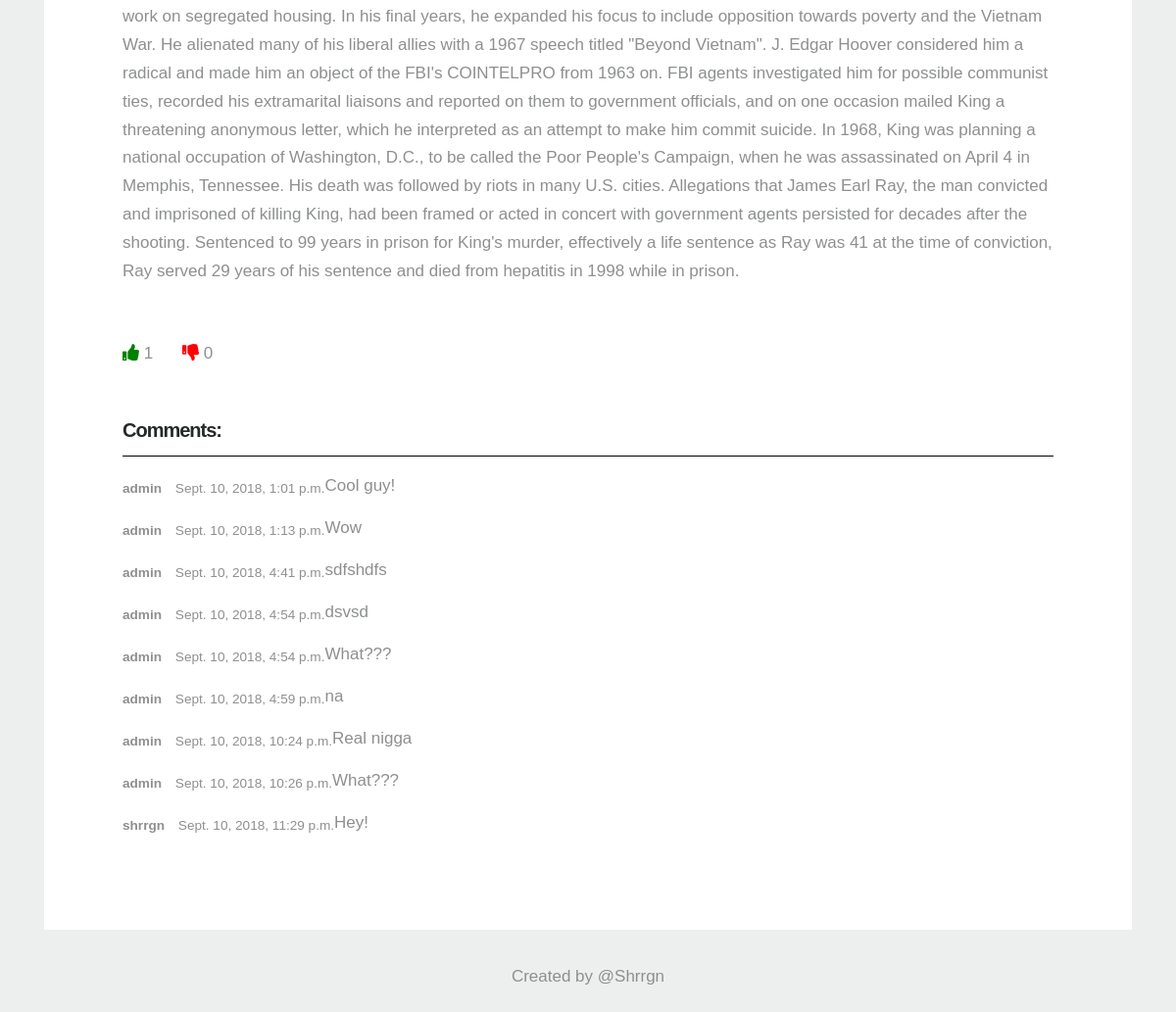
Before: /wow/martin-luther-king-jr/ (lower part) with the older database file.
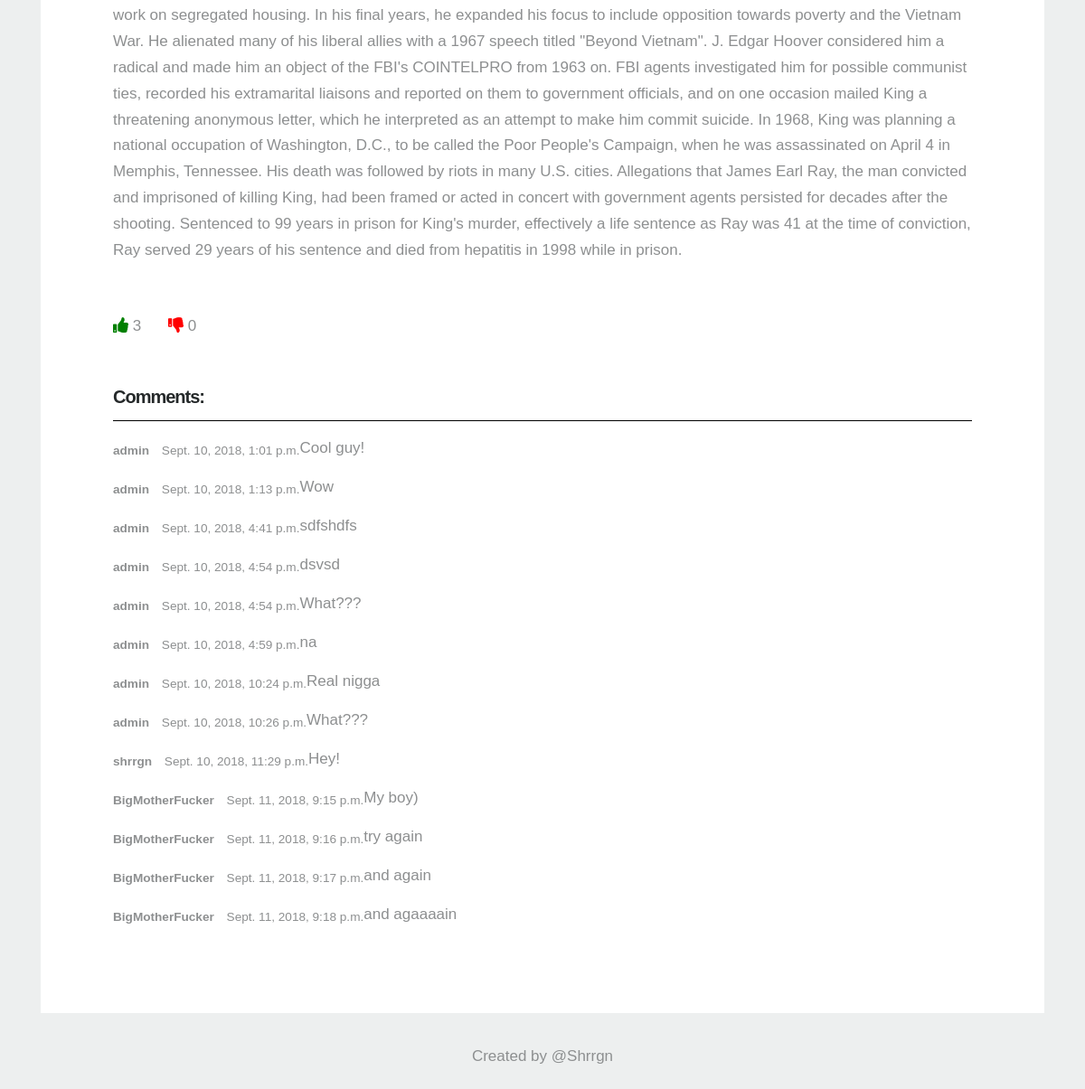
After: the same page with the newer database file.
### mainApp/models.py (models this page shows, shortened)
class Post(models.Model):
	title = models.CharField(max_length = 100)
	date_published = models.DateTimeField(auto_now_add = True)
	slug = models.SlugField()
	text = models.TextField()
	image = models.ImageField(upload_to = generate_filename)
	likes = models.PositiveIntegerField(default = 0)
	dislikes = models.PositiveIntegerField(default = 0)
	user = models.ForeignKey('auth.User', on_delete = models.CASCADE)
	category = models.ForeignKey('Category', on_delete = models.CASCADE)
	comments = GenericRelation('comments')
	reaction = models.ManyToManyField('auth.User', blank = True, related_name = 'user_reaction_for_post')
	class Meta:
		ordering = ["-date_published"]

class Comments(models.Model):
	author = models.ForeignKey('auth.User', on_delete = models.CASCADE)
	comment = models.CharField(max_length = 140)
	timestamp = models.DateTimeField(auto_now_add = True, auto_now = False)
	object_id = models.PositiveIntegerField()
	content_type = models.ForeignKey(ContentType, on_delete = models.CASCADE)
	content_object = GenericForeignKey('content_type', 'object_id')

### mainApp/views.py (the view)
# urls.py: path('<category>/<slug>/', PostDetailView.as_view(), name = 'post_detail'),
class PostDetailView(DetailView):
	model = Post
	template_name = 'mainApp/post_detail.html'
	context_object_name = 'post_detail'
	def get_context_data(self, *args, **kwargs):
		context = super(PostDetailView, self).get_context_data(*args, **kwargs)
		context['post'] = self.get_object()
		context['post_comments'] = self.get_object().comments.all()
		context['form'] = CommentForm()
		if not self.request.user.is_anonymous:
			context['current_user'] = UserAccount.objects.get(nick = self.request.user)
		return context

### mainApp/templates/mainApp/post_detail.html (shortened to what this page needs)
{% extends "mainApp/wrapper.html" %}
{%  load crispy_forms_tags %}
{% block content %}
  	<br><br>
	<h4 align="center">{{ post_detail.title }}</h4><br>
	<p>{{ post_detail.text }}</p><br>
	<a href="#" id="like">
		<span class="glyphicon glyphicon-thumbs-up" style="color: green;"></span>
	</a>
	<span id="liked">{{ post_detail.likes }}</span>
	<a href="#" id="dislike" style="padding-left: 25px;">
		<span class="glyphicon glyphicon-thumbs-down" style="color: red"></span>
	</a>
	<span id="disliked">{{ post_detail.dislikes }}</span>
	<br><br>
	<h4>Comments:</h4>
	<hr>
	{%  for com in post_comments%}
		<div class="container">
			<div class="row comment">
			    <div class="head">
			        <small>
			        	<strong class="user">{{ com.author.username }}</strong>
			        	{{ com.timestamp }}
			        </small>
			        <br>
			    </div>
			    <p>{{ com.comment|safe }}</p>
			</div>
		</div>
	{%  endfor %}
{% endblock %}

### mainApp/templates/mainApp/wrapper.html (shortened to what this page needs)
<!DOCTYPE html>
<html lang="en">
<head>
	{% load static %}
	<link rel="stylesheet" type="text/css" href="{% static 'css/bootstrap.min.css' %}">
  <link rel="stylesheet" type="text/css" href="{% static 'css/header-navigation.css' %}">
  <link rel="stylesheet" type="text/css" href="{% static '/bootstrap4-glyphicons/maps/glyphicons-fontawesome.min.css' %}">
</head>
<body>
  <div class="card-section">
          <div class="container">
              <div class="card-block bg-white mb30">
                  <div class="row">
                      <div class="col-xl-12 col-lg-12 col-md-12 col-sm-12 col-12">
                          {% block content %}{% endblock %}
                      </div>
                  </div>
              </div>
              <div class="row">
                  <div class="col-xl-12 col-lg-12 col-md-12 col-sm-12 col-12 text-center">
                    <br>
                    Created by @Shrrgn
                  </div>
              </div>
          </div>
  </div>
</body>
</html>

### static/css/header-navigation.css (style rules this page uses)
body { -webkit-font-smoothing: antialiased; text-rendering: optimizeLegibility; font-family: 'Overpass', sans-serif; letter-spacing: 0px; font-size: 17px; color: #8d8f90; font-weight: 400; line-height: 32px; background-color: #edefef; }
h1, h2, h3, h4, h5, h6 { color: #25292a; margin: 0px 0px 10px 0px; font-family: 'Overpass', sans-serif; font-weight: 700; letter-spacing: -1px; line-height: 1; }
h4 { font-size: 20px; }
p { margin: 0 0 20px; line-height: 1.7; }
p:last-child { margin: 0px; }
a { text-decoration: none; color: #8d8f90; -webkit-transition: all 0.3s; -moz-transition: all 0.3s; transition: all 0.3s; }
.card-section { position: relative; bottom: 60px; }
.card-block { padding: 80px; }

### mainApp/templates/mainApp/post_detail.html (style rules this page uses)
.head { margin-bottom: 10px; }
.user { margin-right: 10px; }
hr { border-top: 1px solid #000 !important; }

Changed rows visible on the page:
changed Post: likes "1" → "3"
added Comments: author.username "BigMotherFucker", timestamp "Sept. 11, 2018, 9:15 p.m.", comment "My boy)"
added Comments: author.username "BigMotherFucker", timestamp "Sept. 11, 2018, 9:16 p.m.", comment "try again"
added Comments: author.username "BigMotherFucker", timestamp "Sept. 11, 2018, 9:17 p.m.", comment "and again"
added Comments: author.username "BigMotherFucker", timestamp "Sept. 11, 2018, 9:18 p.m.", comment "and agaaaain"
